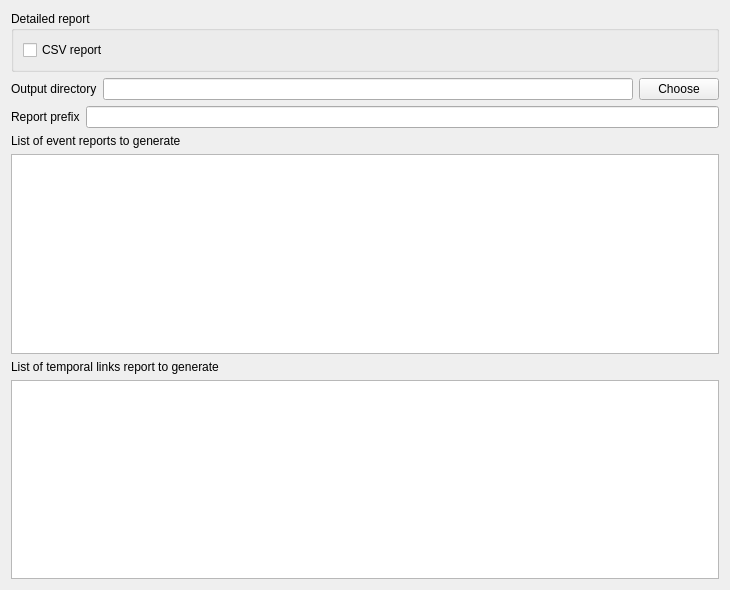
<ui version="4.0">
 <class>GenerateReportStep</class>
 <widget class="QWidget" name="GenerateReportStep">
  <property name="geometry">
   <rect>
    <x>0</x>
    <y>0</y>
    <width>730</width>
    <height>590</height>
   </rect>
  </property>
  <property name="windowTitle">
   <string />
  </property>
  <layout class="QVBoxLayout" name="verticalLayout">
   <property name="spacing">
    <number>6</number>
   </property>
   <item>
    <widget class="QGroupBox" name="groupBox">
     <property name="title">
      <string>Detailed report</string>
     </property>
     <layout class="QVBoxLayout" name="verticalLayout_2">
      <item>
       <widget class="QCheckBox" name="csv_report_checkbox">
        <property name="text">
         <string>CSV report</string>
        </property>
       </widget>
      </item>
     </layout>
    </widget>
   </item>
   <item>
    <layout class="QHBoxLayout" name="horizontalLayout">
     <item>
      <widget class="QLabel" name="label">
       <property name="text">
        <string>Output directory</string>
       </property>
      </widget>
     </item>
     <item>
      <widget class="QLineEdit" name="output_lineedit" />
     </item>
     <item>
      <widget class="QPushButton" name="choose_pushbutton">
       <property name="text">
        <string>Choose</string>
       </property>
      </widget>
     </item>
    </layout>
   </item>
   <item>
    <layout class="QHBoxLayout" name="horizontalLayout_2">
     <item>
      <widget class="QLabel" name="label_3">
       <property name="text">
        <string>Report prefix</string>
       </property>
      </widget>
     </item>
     <item>
      <widget class="QLineEdit" name="prefix_lineedit" />
     </item>
    </layout>
   </item>
   <item>
    <widget class="QLabel" name="label_2">
     <property name="text">
      <string>List of event reports to generate</string>
     </property>
    </widget>
   </item>
   <item>
    <widget class="QListWidget" name="event_report_listwidget">
     <property name="editTriggers">
      <set>QAbstractItemView::CurrentChanged|QAbstractItemView::DoubleClicked|QAbstractItemView::EditKeyPressed</set>
     </property>
     <property name="alternatingRowColors">
      <bool>true</bool>
     </property>
    </widget>
   </item>
   <item>
    <widget class="QLabel" name="label_4">
     <property name="text">
      <string>List of temporal links report to generate</string>
     </property>
    </widget>
   </item>
   <item>
    <widget class="QListWidget" name="temporallinks_listwidget">
     <property name="alternatingRowColors">
      <bool>true</bool>
     </property>
    </widget>
   </item>
  </layout>
 <property name="styleSheet"><string>font: 12pt "Roboto";</string></property></widget>
 <resources><include location="../../../../../scinodes_poc/src/main/python/ui/themes/themes.qrc" /></resources>
 <connections>
  <connection>
   <sender>choose_pushbutton</sender>
   <signal>clicked()</signal>
   <receiver>GenerateReportStep</receiver>
   <slot>on_choose()</slot>
   <hints>
    <hint type="sourcelabel">
     <x>679</x>
     <y>48</y>
    </hint>
    <hint type="destinationlabel">
     <x>364</x>
     <y>294</y>
    </hint>
   </hints>
  </connection>
 </connections>
 <slots>
  <slot>on_detailed_report()</slot>
  <slot>on_choose()</slot>
 </slots>
</ui>
